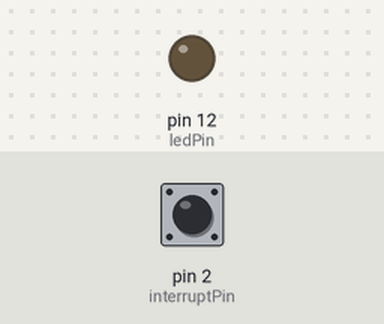
Simulated run of this sketch. Board: Arduino Uno, built with avr-gcc and run on an emulated ATmega328P. On the bench: output pins drawn as LEDs (lit = HIGH). The test bench sets the inputs (shaded band); at power-on: pin 2 (interruptPin) HIGH. What the sketch prints to the serial monitor is not drawn.

Above: at 1.2 s.
1.3 s: pin 2 (interruptPin) pulled LOW for 0.15 s
At 1.37 s:
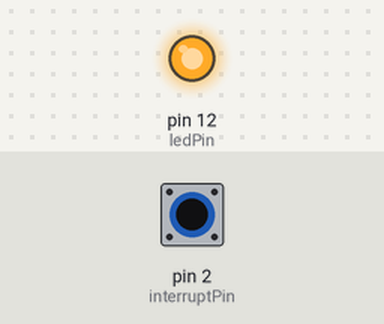
2.9 s: pin 2 (interruptPin) pulled LOW for 3.2 s
At 6.6 s:
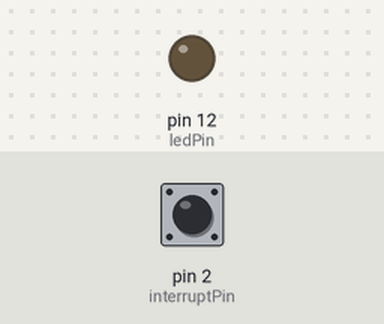
Timing chart, 0 to 8.1 s (numbered marks = the images above; inputs shaded):
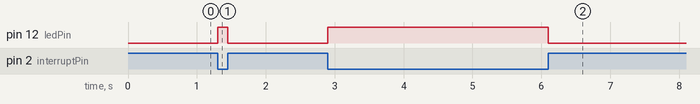

Measured:
- after the input at 1.3 s, pin 12 (ledPin): LOW → HIGH at once, → LOW 0.15 s later
- after the input at 2.9 s, pin 12 (ledPin): LOW → HIGH at once, → LOW 3.2 s later

The sketch:

interrupt.ino
```cpp
const byte ledPin = 12;
const byte interruptPin = 2;
volatile byte state = LOW;

void setup() {
  Serial.begin(115200);
  pinMode(ledPin, OUTPUT);
  pinMode(interruptPin, INPUT_PULLUP);
  attachInterrupt(digitalPinToInterrupt(interruptPin), blink, CHANGE);
}

void loop() {
  digitalWrite(ledPin, state);
  Serial.println(state);
}

void blink() {
  state = !state;
}
```
